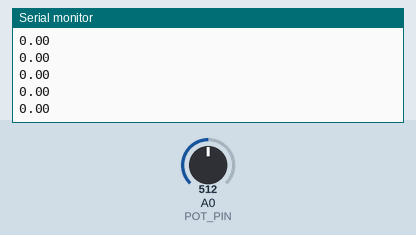
Recording of a sketch running on a simulated Arduino Uno, built with avr-gcc and run on an emulated ATmega328P. On the bench: the last lines printed to the serial monitor. Inputs (shaded band) come from the test bench; at power-on: A0 (POT_PIN) = 512.

Above: at 1.2 s.
1.3 s: A0 (POT_PIN) set to 716
At 1.33 s:
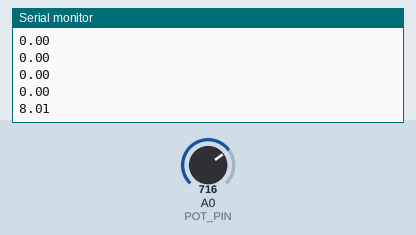
2.8 s: A0 (POT_PIN) set to 900
At 2.8 s:
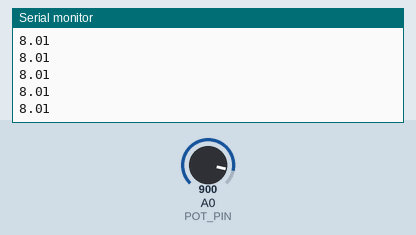
Timing chart, 0 to 5.8 s (numbered marks = the images above; inputs shaded):
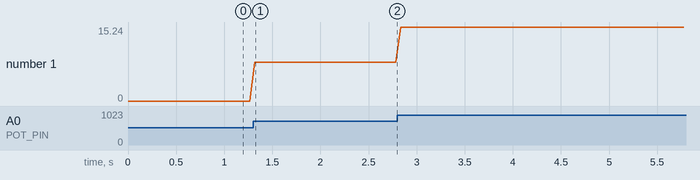

Measured:
- after the input at 1.3 s, the serial monitor: prints a new line at once (image 1)
- plotted number 1: 0 → 8.01 after the input at 1.3 s, 8.01 → 15.24 after the input at 2.8 s

The sketch:

MeasuringTurnsPot.ino
```cpp
#define POT_PIN A0  // Pin connected to the potentiometer
#define MAX_RAD 6.28 // Maximum angle in radians

int potValue = 0;   // Variable to store the potentiometer reading
int turnAmount = 0; //Amount of turns done
float rad = 0;      // Variable to store the angle in radians
float prevRad = 0;  // Variable to store the previous angle in radians
int distance = 0; //Total distance
int counter = 0; //Amount of times the same distance is taken
float initialPoint = 0; //Initial point (the angle at which the wheel is in 0 pos)
float rotDisp = 0; //Initial rotational displacement values
float relRotDisp = 0; //Relative to the initial position displacement
float linearDisp = 0;

void setup() {
  Serial.begin(9600); // Start the serial communication
  potValue = analogRead(POT_PIN); // Read the potentiometer value
  rad = MAX_RAD*potValue/1023;
  initialPoint = rad;
}
void loop(){
  Serial.begin(9600); // Start the serial communication
  potValue = analogRead(POT_PIN); // Read the potentiometer value
  rad = MAX_RAD*potValue/1023;
  if (abs(rad-prevRad)>5 && rad<prevRad) prevRad = prevRad-MAX_RAD;
  else if (abs(rad-prevRad)>5 && rad>prevRad) prevRad = prevRad+MAX_RAD;
  rotDisp = rotDisp + (rad-prevRad);
  prevRad = rad;
  relRotDisp = rotDisp - initialPoint;
  linearDisp = relRotDisp*12.8/2;
  Serial.println(linearDisp);
  delay(50);
}
```
